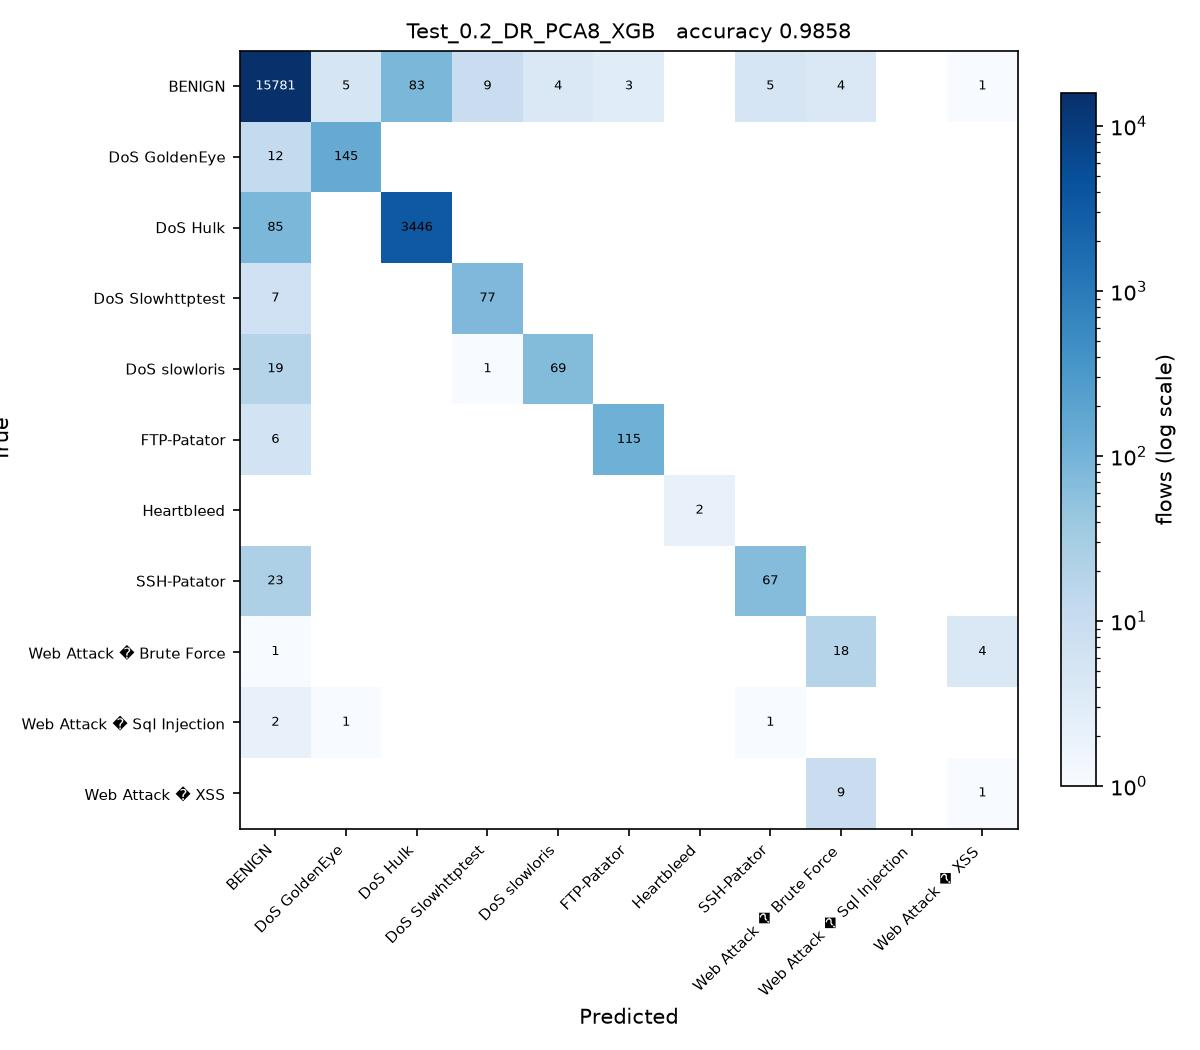

Write Python code to recreate this figure.
# Test_0.2_DR_PCA8_XGB.py
#
# Test size 0.2  |  PCA, 8 components  |  XGBoost (sheet #9)
#
# This is SGDC_60_40.py with the changes marked CHANGE below and nothing else.

import os
from pathlib import Path

# CHANGE 1: find the folder holding the three CSV files and run from there, so
# the plain file names below resolve no matter where this script is started
# from or how deeply it sits inside the project folder.
HERE = Path(__file__).resolve().parent
for PROJECT in [HERE, *HERE.parents]:
    if (PROJECT / 'Tuesday-WorkingHours.pcap_ISCX.csv').exists():
        os.chdir(PROJECT)
        break
else:
    raise SystemExit('Put this folder inside the folder that holds the three '
                     'CIC-IDS2017 CSV files, then run the script again.')
import numpy as np
import pandas as pd

df1 = pd.read_csv('Tuesday-WorkingHours.pcap_ISCX.csv', low_memory=True)
df2 = pd.read_csv('Wednesday-workingHours.pcap_ISCX.csv', low_memory=True)
df3 = pd.read_csv('Thursday-WorkingHours-Morning-WebAttacks.pcap_ISCX.csv', low_memory=True)

dataset = pd.concat([df1, df2, df3], ignore_index=True)

dataset.columns = dataset.columns.str.strip()

# CHANGE 2: a stratified sample of 100000 flows, the same for every run. An RBF
# SVM on all 1.3 million flows would take about an hour per script.
# At least 50 flows of every class are kept.
label = dataset.columns[-1]
dataset = pd.concat(
    [g.sample(n=min(len(g), max(50, round(100000 * len(g) / len(dataset)))), random_state=0)
     for _, g in dataset.groupby(label)],
    ignore_index=True
)

X = dataset.iloc[:, :-1]
y = dataset.iloc[:, -1]

X = X.apply(pd.to_numeric, errors='coerce')

X.replace([np.inf, -np.inf], np.nan, inplace=True)

from sklearn.impute import SimpleImputer

imputer = SimpleImputer(missing_values=np.nan, strategy='mean')
X = imputer.fit_transform(X)

from sklearn.preprocessing import LabelEncoder

labelencoder_y = LabelEncoder()
y = labelencoder_y.fit_transform(y)

from sklearn.model_selection import train_test_split

X_train, X_test, y_train, y_test = train_test_split(
    X,
    y,
    test_size=0.2,   # CHANGE 3: test size
    random_state=0,
    stratify=y
)

# CHANGE 4: PCA, from PCA_LDA_KErnel_PCA_CODE.pdf (fit only on training data)
from sklearn.decomposition import PCA

pca = PCA(n_components=8)
X_train = pca.fit_transform(X_train)
X_test = pca.transform(X_test)

# CHANGE 5: XGBoost (sheet #9) in place of SGDClassifier
from xgboost import XGBClassifier

classifier = XGBClassifier()

classifier.fit(X_train, y_train)

y_pred = classifier.predict(X_test) 

from sklearn.metrics import confusion_matrix
from sklearn.metrics import accuracy_score
from sklearn.metrics import precision_score
from sklearn.metrics import recall_score
from sklearn.metrics import f1_score
from sklearn.metrics import classification_report

cm = confusion_matrix(y_test, y_pred)

print("Confusion Matrix:\n")
print(cm)

print("\nAccuracy : {:.4f}".format(accuracy_score(y_test, y_pred)))
print("\nPrecision : {:.4f}".format(precision_score(y_test, y_pred, average='weighted')))
print("\nRecall : {:.4f}".format(recall_score(y_test, y_pred, average='weighted')))
print("\nF1 Score : {:.4f}".format(f1_score(y_test, y_pred, average='weighted')))

print("\nClassification Report:\n")
print(classification_report(y_test, y_pred))

# CHANGE 6: save the confusion matrix as Test_0.2_DR_PCA8_XGB.jpg and record the result
import matplotlib
matplotlib.use('Agg')
import matplotlib.pyplot as plt
from matplotlib.colors import LogNorm

here = HERE                     # the folder this script sits in
names = [str(c) for c in labelencoder_y.classes_]
fig, ax = plt.subplots(figsize=(8, 7))
im = ax.imshow(cm, cmap='Blues', norm=LogNorm(vmin=1))
ax.set_xticks(range(len(names)), names, rotation=45, ha='right', fontsize=7)
ax.set_yticks(range(len(names)), names, fontsize=7)
ax.set_xlabel('Predicted')
ax.set_ylabel('True')
ax.set_title('Test_0.2_DR_PCA8_XGB   accuracy {:.4f}'.format(accuracy_score(y_test, y_pred)), fontsize=10)
for i in range(cm.shape[0]):
    for j in range(cm.shape[1]):
        if cm[i, j]:
            ax.text(j, i, cm[i, j], ha='center', va='center', fontsize=6,
                    color='white' if cm[i, j] > cm.max() / 3 else 'black')
fig.colorbar(im, ax=ax, fraction=0.04, label='flows (log scale)')
fig.tight_layout()
fig.savefig(here / 'Test_0.2_DR_PCA8_XGB.jpg', dpi=150)
plt.close(fig)

row = pd.DataFrame([{
    'Test': 0.2, 'DR': 'PCA8', 'Clas': 'XGB',
    'Acc': round(accuracy_score(y_test, y_pred), 4),
    'Pre': round(precision_score(y_test, y_pred, average='weighted'), 4),
    'Rec': round(recall_score(y_test, y_pred, average='weighted'), 4),
    'F1': round(f1_score(y_test, y_pred, average='weighted'), 4),
    'script': 'Test_0.2_DR_PCA8_XGB',
}])
out = PROJECT / 'results' / '75_runs_pca.csv'
out.parent.mkdir(exist_ok=True)
if out.exists():
    old = pd.read_csv(out)
    row = pd.concat([old[old['script'] != 'Test_0.2_DR_PCA8_XGB'], row], ignore_index=True)
row.to_csv(out, index=False)
